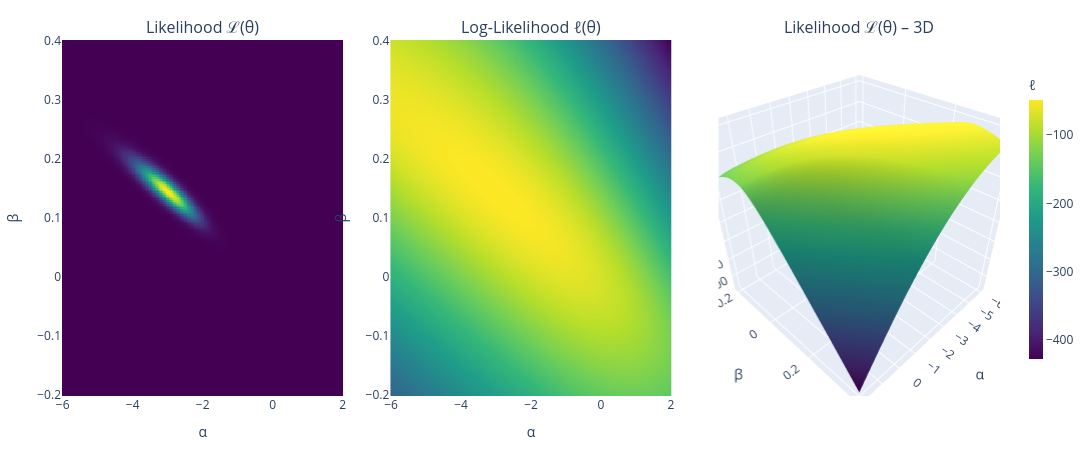

Notebook code for this chart:
### Code cell
# Create subplot layout
fig = make_subplots(rows=1, cols=3,subplot_titles=("Likelihood ℒ(θ)","Log-Likelihood ℓ(θ)", "Likelihood ℒ(θ) – 3D"),specs=[[{"type": "heatmap"},{"type": "heatmap"},{"type": "surface"}]],horizontal_spacing=0.05)

# Likelihood heatmap
fig.add_trace(go.Heatmap(x=alpha_range,y=beta_range,z=L,colorscale='Viridis',showscale=False,colorbar=dict(title="ℒ")),row=1, col=1)

# Log-likelihood heatmap
fig.add_trace(go.Heatmap(x=alpha_range,y=beta_range,z=LL,colorscale="Viridis",colorbar=dict(title="ℓ",thickness=14,len=0.85)),row=1, col=2)

# Likelihood surface (3D)
fig.add_trace(go.Surface(x=alpha_range,y=beta_range,z=LL,colorscale="Viridis",showscale=False),row=1, col=3)

# Axis labels
fig.update_xaxes(title_text="α", row=1, col=1)
fig.update_yaxes(title_text="β", row=1, col=1)

fig.update_xaxes(title_text="α", row=1, col=2)
fig.update_yaxes(title_text="β", row=1, col=2)

fig.update_scenes(xaxis_title="α",yaxis_title="β",zaxis_title="ℒ",row=1, col=3)

# Layout
fig.update_layout(width=1100,height=450,margin = dict(t=40, b=20, l=50, r=40))

fig.show()

### Figure 1 — Plotly figure (JSON) as saved in the notebook; plotly's stock layout.template omitted (floating-point values rounded to 4 significant figures; data arrays with more than 128 entries replaced by an {"elided": "..."} marker saying what was removed)
{"data": [{"colorbar": {"title": {"text": "ℒ"}}, "colorscale": [[0, "#440154"], [0.1111, "#482878"], [0.2222, "#3e4989"], [0.3333, "#31688e"], [0.4444, "#26828e"], [0.5556, "#1f9e89"], [0.6667, "#35b779"], [0.7778, "#6ece58"], [0.8889, "#b5de2b"], [1, "#fde725"]], "showscale": false, "type": "heatmap", "x": {"elided": "200 float values"}, "xaxis": "x", "y": {"elided": "200 float values"}, "yaxis": "y", "z": {"elided": "200x200 float values"}}, {"colorbar": {"len": 0.85, "thickness": 14, "title": {"text": "ℓ"}}, "colorscale": [[0, "#440154"], [0.1111, "#482878"], [0.2222, "#3e4989"], [0.3333, "#31688e"], [0.4444, "#26828e"], [0.5556, "#1f9e89"], [0.6667, "#35b779"], [0.7778, "#6ece58"], [0.8889, "#b5de2b"], [1, "#fde725"]], "type": "heatmap", "x": {"elided": "200 float values"}, "xaxis": "x2", "y": {"elided": "200 float values"}, "yaxis": "y2", "z": {"elided": "200x200 float values"}}, {"colorscale": [[0, "#440154"], [0.1111, "#482878"], [0.2222, "#3e4989"], [0.3333, "#31688e"], [0.4444, "#26828e"], [0.5556, "#1f9e89"], [0.6667, "#35b779"], [0.7778, "#6ece58"], [0.8889, "#b5de2b"], [1, "#fde725"]], "scene": "scene", "showscale": false, "type": "surface", "x": {"elided": "200 float values"}, "y": {"elided": "200 float values"}, "z": {"elided": "200x200 float values"}}], "layout": {"annotations": [{"font": {"size": 16}, "showarrow": false, "text": "Likelihood ℒ(θ)", "x": 0.15, "xanchor": "center", "xref": "paper", "y": 1, "yanchor": "bottom", "yref": "paper"}, {"font": {"size": 16}, "showarrow": false, "text": "Log-Likelihood ℓ(θ)", "x": 0.5, "xanchor": "center", "xref": "paper", "y": 1, "yanchor": "bottom", "yref": "paper"}, {"font": {"size": 16}, "showarrow": false, "text": "Likelihood ℒ(θ) – 3D", "x": 0.85, "xanchor": "center", "xref": "paper", "y": 1, "yanchor": "bottom", "yref": "paper"}], "height": 450, "margin": {"b": 20, "l": 50, "r": 40, "t": 40}, "scene": {"domain": {"x": [0.7, 1], "y": [0, 1]}, "xaxis": {"title": {"text": "α"}}, "yaxis": {"title": {"text": "β"}}, "zaxis": {"title": {"text": "ℒ"}}}, "width": 1100, "xaxis": {"anchor": "y", "domain": [0, 0.3], "title": {"text": "α"}}, "xaxis2": {"anchor": "y2", "domain": [0.35, 0.65], "title": {"text": "α"}}, "yaxis": {"anchor": "x", "domain": [0, 1], "title": {"text": "β"}}, "yaxis2": {"anchor": "x2", "domain": [0, 1], "title": {"text": "β"}}}}
